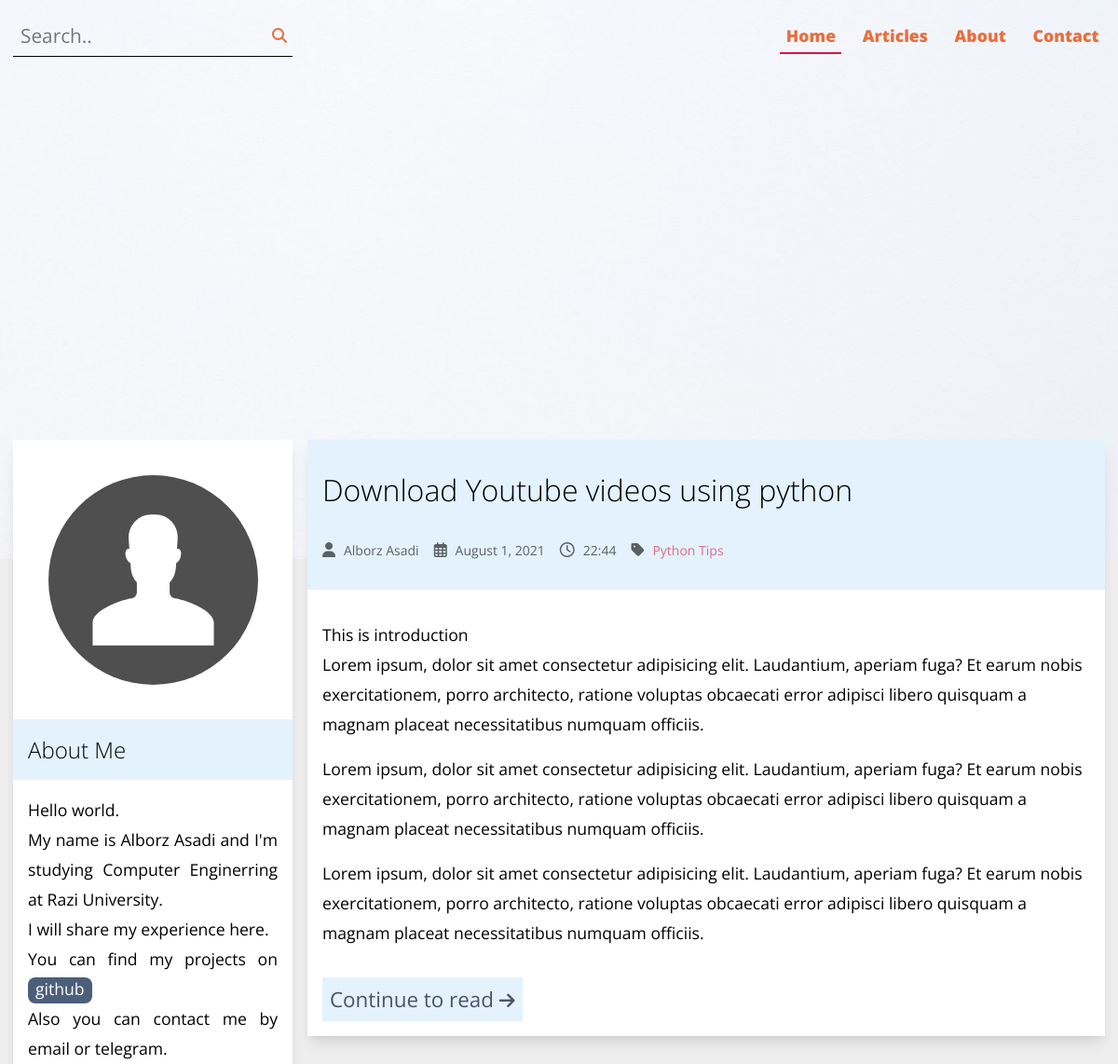
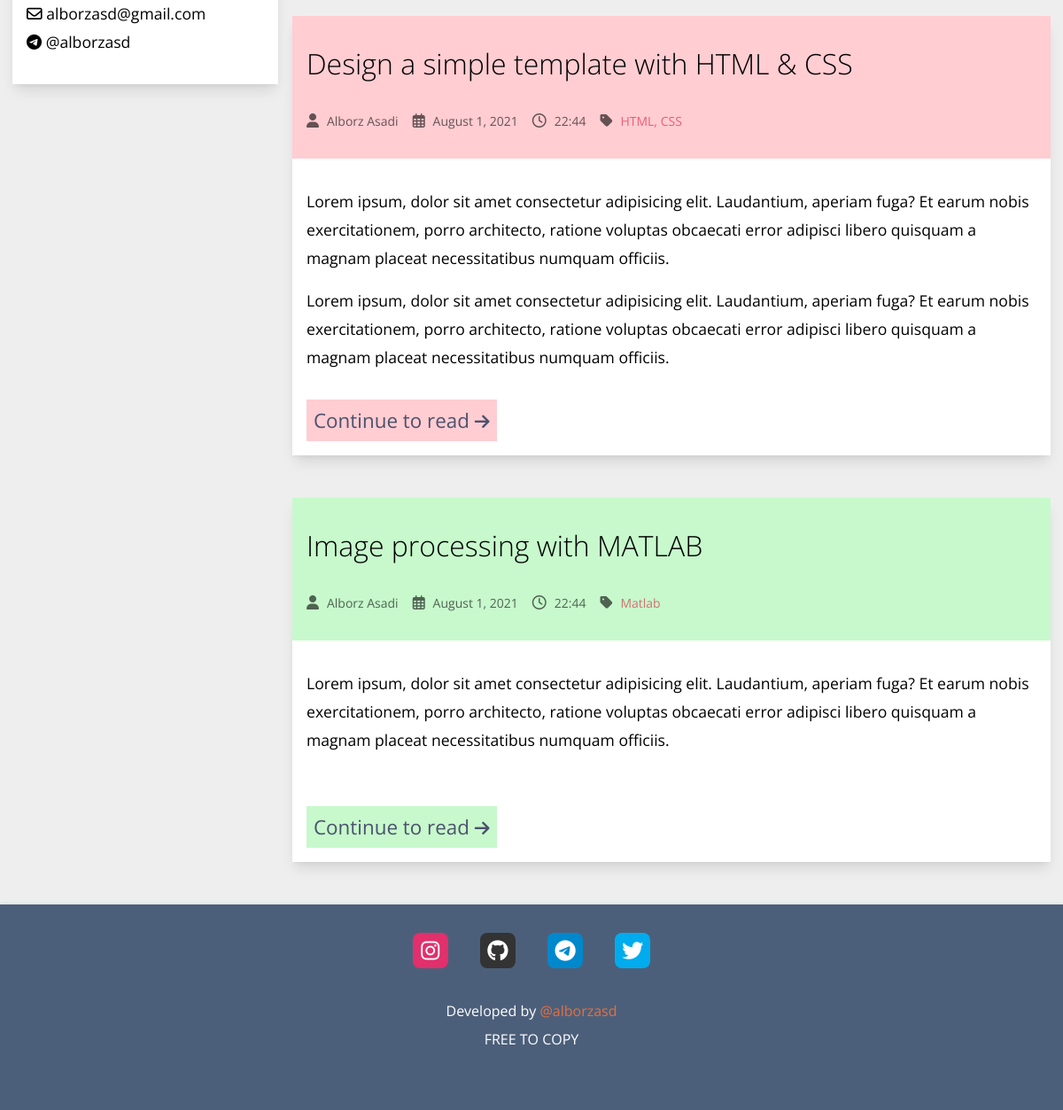
The page / on the database its author committed (2 pictures, top to bottom).
### tables this page shows
CREATE TABLE `post` (
  `id` int(11) NOT NULL,
  `title` varchar(255) NOT NULL,
  `author` varchar(100) NOT NULL,
  `date` varchar(25) NOT NULL,
  `time` varchar(25) NOT NULL,
  `tag` varchar(255) NOT NULL,
  `filename` varchar(100) NOT NULL,
  `intro_filename` varchar(100) NOT NULL,
  `category_id` int(11) NOT NULL
);

### public/index.php (the view, shortened to what this page needs)
<?php
$servername = "localhost";
$username = "root";
$password = "";
$dbname = "alborzasd";
try {
    $dsn = "mysql:host=$servername;dbname=$dbname";
    $connection = new PDO($dsn, $username, $password);
    $connection->setAttribute(PDO::ATTR_ERRMODE, PDO::ERRMODE_EXCEPTION);
}
catch(PDOException $e) {
    echo "Connection failed: " . $e->getMessage();
    die();
}
$connection->setAttribute(PDO::ATTR_DEFAULT_FETCH_MODE, PDO::FETCH_OBJ);
if (isset($_GET["post_id"])) {
    $specific_post = true;
    $sql = "SELECT * FROM post WHERE id = :post_id";
    $statement = $connection->prepare($sql);
    $statement->bindParam('post_id', $_GET["post_id"]);
    $statement->execute();
    $post_table = $statement->fetchAll();
    if(empty($post_table)) {
        header("Location: ./index.php");
        die();
    }
    $sql = "SELECT * FROM post_category WHERE id = :category_id";
    $statement = $connection->prepare($sql);
    $statement->bindParam('category_id', $post_table[0]->category_id);
    $statement->execute();
    $post_category_table = $statement->fetchAll();
}
else {
    $specific_post = false;
    $sql = "SELECT * FROM post";
    $statement = $connection->prepare($sql);
    $statement->execute();
    $post_table = $statement->fetchAll();
    $sql = "SELECT * FROM post_category";
    $statement = $connection->prepare($sql);
    $statement->execute();
    $post_category_table = $statement->fetchAll();
}
?>
<!DOCTYPE html>
<html lang="en">
<head>
    <link rel="stylesheet" href="style.css" />
</head>
<body>
    <div class="background">
    <header id="js-header">
        <div class="container header">
            <div class="search-container">
                <form action="#">
                    <input type="text" placeholder="Search.." name="search">
                    <button type="submit"><i class="fa fa-search"></i></button>
                </form>
            </div>
            <ul class="navigation" id="js-nav">
                <li class="active"><a href="./">Home</a></li>
                <li><a href="#">Articles</a></li>
                <li><a href="#">About</a></li>
                <li><a href="#">Contact</a></li>
            </ul>
        </div>
    </header>
    </div>
    <div class="container main">
        <aside class="col-side">
            <div class="post">
                <div class="post-img">
                    <img src="assets/empty_prof_03.svg" />
                </div>
                <div class="post-title">
                    <h1>About Me</h1>
                </div>
                <div class="post-content">
                    <p>
                        Hello world.
                        <br/>
                        My name is Alborz Asadi and I'm studying Computer Enginerring
                        at Razi University.
                        <br/>
                        I will share my experience here.
                        <br/>
                        You can find my projects on
                        <a class="button-link" href="https://www.github.com/alborzasd">github</a>
                        <br/>
                        Also you can contact me by email or telegram.
                        <br/>
                        <i class="far fa-envelope"></i> alborzasd@gmail.com
                        <br/>
                        <i class="fab fa-telegram-plane"></i> @alborzasd
                    </p>
                </div>
            </div>
        </aside>
        <div class="col">
            <?php foreach($post_table as $index => $post): ?>
            <?php
                $post_background_color = "#e3f2fd";
                foreach($post_category_table as $i => $post_category) {
                    if ($post->category_id == $post_category->id) {
                        $post_background_color = $post_category->hex_color;
                    }
                }
            ?>
            <div class="post">
                <div
                    class="post-title"
                    style="background-color:<?php echo $post_background_color; ?>">
                    <h1>
                        <a href="?post_id=<?php echo $post->id; ?>"><?php echo $post->title; ?></a>
                    </h1>
                    <div class="post-info">
                        <div>
                            <i class="fas fa-user"></i>
                            <span><?php echo $post->author; ?></span>
                        </div>
                        <div>
                            <i class="far fa-calendar-alt"></i>
                            <span><?php echo $post->date; ?></span>
                        </div>
                        <div>
                            <i class="far fa-clock"></i>
                            <span><?php echo $post->time; ?></span>
                        </div>
                        <div>
                            <i class="fas fa-tag"></i>
                            <span class="tags"><?php echo $post->tag; ?></span>
                        </div>
                    </div>
                </div>
                <div class="post-content">
                    <?php if($specific_post == false): ?>
                    <a
                        class="post-link"
                        href="?post_id=<?php echo $post->id; ?>"
                        style="background-color: <?php echo $post_background_color; ?>">
                        Continue to read
                        <i class="fas fa-arrow-right"></i>
                    </a>
                    <?php endif ?>
                </div>
            </div>
            <?php endforeach; ?>
        </div>
    </div>
    <footer>
        <div class="container footer">
            <ul class="social">
                <li>
                    <a href="https://www.instagram.com/alborzasd" target="_blank" class="instagram">
                        <i class="fab fa-instagram"></i>
                    </a>
                </li>
                <li>
                    <a href="https://www.github.com/alborzasd" target="_blank" class="github">
                        <i class="fab fa-github"></i>
                    </a>
                </li>
                <li>
                    <a href="https://www.t.me/alborzasd" target="_blank" class="telegram">
                        <i class="fab fa-telegram-plane"></i>
                    </a>
                </li>
                <li>
                    <a href="https://www.twitter.com" target="_blank" class="twitter">
                        <i class="fab fa-twitter"></i>
                    </a>
                </li>
            </ul>
            <div class="copyright">
                <p>
                    Developed by
                    <a href="https://www.alborzasd.ir" target="_blank">@alborzasd</a>
                </p>
                <p>FREE TO COPY</p>
            </div>
        </div>
    </footer>
</body>
</html>

### public/style.css (style rules this page uses)
* { margin: 0; padding: 0; box-sizing: border-box; font-family: 'Open Sans', sans-serif; }
body { background-color: #eee; }
.button-link { border-radius: 0.5rem; padding: 0rem 0.5rem; padding-bottom: 0.25rem; background-color: #4C5F7A; color: white; }
.background { height: 75vh; background: url("assets/bg05.jpg"); background-repeat: no-repeat; background-position: center bottom; background-size: cover; background-attachment: fixed; }
.container { max-width: 1400px; width: 100%; margin: 0 auto; }
.container.header { display: flex; justify-content: space-between; align-items: center; padding: 1rem 0.875rem; }
.search-container { width: 300px; }
.search-container form { font-size: 0; display: flex; justify-content: stretch; width:100%; }
.search-container input[type=text] { border: none; border-bottom: 1px solid black; padding: 0.5rem; background-color: inherit; display: inline-block; width: 90%; font-size: 1.3rem; }
.search-container button { border: none; border-bottom: 1px solid black; padding: 0.5rem; color: #e76f3d; margin-left: 0px; display: inline-block; width: 10%; font-size: 1rem; background-color: inherit; }
.header a, .header .menu-toggle, .header .navigation { font-weight: bolder; color: #e76f3d; }
header { background-color: rgba(0, 0, 0, 0); box-shadow: rgba(0, 0, 0, 0.1) 0px 10px 15px -3px, rgba(0, 0, 0, 0.05) 0px 4px 6px -2px; box-shadow: none; position: fixed; width: 100%; top: 0; z-index: 99; }
a { text-decoration: none; color: #4C516D; }
.header .navigation { list-style: none; display: flex; }
.header .navigation li { margin-left: 1rem; font-size: 1.1rem; padding: 0.4rem; }
.header .navigation li.active { border-bottom: 2px solid crimson; }
.container.main { display: flex; justify-content: space-between; padding: 0 0.875rem; margin-top: -11rem; }
.main .col-side { width: 300px; }
.main .col { width: 75%; margin-left: 1rem; }
.post { background-color: #fff; box-shadow: rgba(0, 0, 0, 0.1) 0px 10px 15px -3px, rgba(0, 0, 0, 0.05) 0px 4px 6px -2px; margin-top: 3rem; }
.post-img { display: flex; justify-content: center; align-items: center; width: 300px; height: 300px; margin: auto; }
.post-img img { width: 225px; height: 225px; object-fit: cover; display: inline-block; margin: auto; }
.post-title { background-color: #e3f2fd; display: flex; flex-direction: column; justify-content: space-between; padding: 2rem 1rem 1rem; }
.post-title h1 a { color: #000; }
.col-side .post-title { padding: 1rem 1rem 1rem; }
.post-title h1 { font-weight: lighter; }
.post-info { display: flex; align-items: center; flex-wrap: wrap; opacity: 0.6; margin-top: 1rem; padding: 1rem 0; }
.post-info span { margin-right: 1rem; font-size: 0.875rem; }
.post-info i { margin-right: 0.30rem; font-size: 1rem; }
.post-info span.tags { color: crimson; }
.post-content { display: flex; align-items: flex-start; padding: 1rem; flex-direction: column; justify-content: space-between; min-height: 250px; }
.post-content p { margin-top: 1rem; font-size: 1.1rem; line-height: 2rem; text-align: left; }
.col-side .post-content p { margin-top: 0; margin-bottom: 1rem; text-align: justify; }
.post-link { display: inline-block; margin-top: 2rem; font-size: 1.4rem; padding: 0.5rem; transition: box-shadow 0.2s; }
.post-link i { font-size: 1.2rem; }
footer { margin-top: 3rem; background-color: #065471; background-color: #333456; background-color: #4C5F7A; box-shadow: 0px 0px 5px rgba(0, 0, 0, 0.1); }
.container.footer { text-align: center; padding: 1rem 0.875rem; }
.social { list-style: none; text-align: center; }
.social li { display: inline-block; margin: 1rem; }
.social li a { display: inline-flex; justify-content: center; align-items: center; font-size: 1.5rem; width: 2.5rem; height: 2.5rem; border-radius: 20%; transition: background-color 0.2s; }
a.instagram { background-color: #e1306c; color: #fff; }
a.github { background-color: #333333; color: #fff; }
a.telegram { background-color: #0088cc; color: #fff; }
a.twitter { background-color: #00aced; color: #fff; }
footer .copyright { margin-bottom: 2rem; padding: 1rem; color: white; line-height: 2rem; }
.copyright a { color: #e76f3d; }

### rows shown on the page
post: title "Download Youtube videos using python", author "Alborz Asadi", date "August 1, 2021", time "22:44", tag "Python Tips", value "This is introduction Lorem ipsum, dolor sit amet consectetur adipisicing elit. Laudantium, aperiam fuga? Et earum nobis exercitationem, porro architecto, ratione voluptas obcaecati error adipisci libero quisquam a magnam placeat necessitatibus numquam officiis. Lorem ipsum, dolor sit amet consectetur adipisicing elit. Laudantium, aperiam fuga? Et earum nobis exercitationem, porro architecto, ratione voluptas obcaecati error adipisci libero quisquam a magnam placeat necessitatibus numquam officiis. Lorem ipsum, dolor sit amet consectetur adipisicing elit. Laudantium, aperiam fuga? Et earum nobis exercitationem, porro architecto, ratione voluptas obcaecati error adipisci libero quisquam a…"
post: title "Design a simple template with HTML & CSS", author "Alborz Asadi", date "August 1, 2021", time "22:44", tag "HTML, CSS", value "Lorem ipsum, dolor sit amet consectetur adipisicing elit. Laudantium, aperiam fuga? Et earum nobis exercitationem, porro architecto, ratione voluptas obcaecati error adipisci libero quisquam a magnam placeat necessitatibus numquam officiis. Lorem ipsum, dolor sit amet consectetur adipisicing elit. Laudantium, aperiam fuga? Et earum nobis exercitationem, porro architecto, ratione voluptas obcaecati error adipisci libero quisquam a magnam placeat necessitatibus numquam officiis."
post: title "Image processing with MATLAB", author "Alborz Asadi", date "August 1, 2021", time "22:44", tag "Matlab", value "Lorem ipsum, dolor sit amet consectetur adipisicing elit. Laudantium, aperiam fuga? Et earum nobis exercitationem, porro architecto, ratione voluptas obcaecati error adipisci libero quisquam a magnam placeat necessitatibus numquam officiis."
